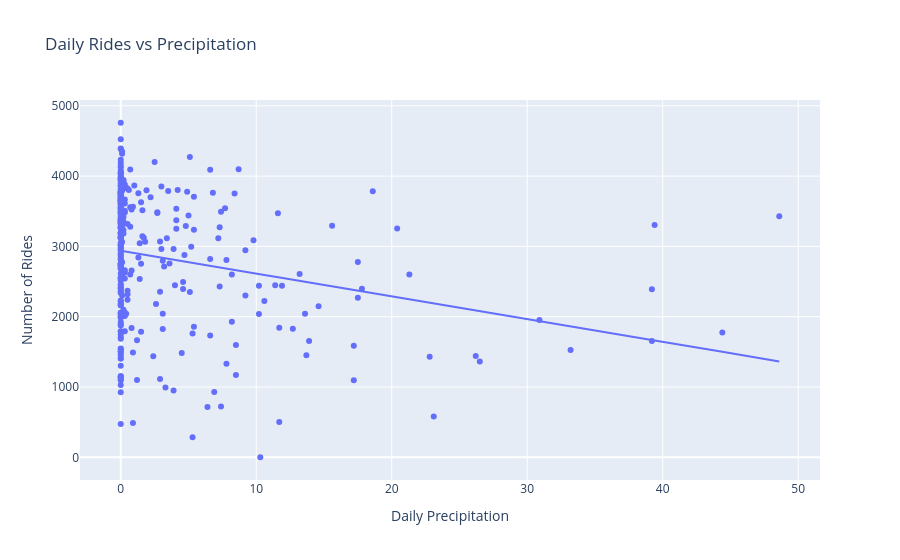

Write notebook code for a chart like this one.
### Code cell
fig = px.scatter(
    bike_weather_daily,
    x="precipitation_sum",
    y="number_of_rides",
    trendline="ols",
    title="Daily Rides vs Precipitation"
)

fig.update_layout(
    xaxis_title="Daily Precipitation",
    yaxis_title="Number of Rides"
)

fig.show()

### Figure 1 — Plotly figure (JSON) as saved in the notebook; plotly's stock layout.template omitted (floating-point values rounded to 4 significant figures; data arrays with more than 128 entries replaced by an {"elided": "..."} marker saying what was removed)
{"data": [{"hovertemplate": "precipitation_sum=%{x}<br>number_of_rides=%{y}<extra></extra>", "legendgroup": "", "marker": {"color": "#636efa", "symbol": "circle"}, "mode": "markers", "name": "", "orientation": "v", "showlegend": false, "type": "scatter", "x": {"elided": "335 float values"}, "xaxis": "x", "y": {"elided": "335 int values"}, "yaxis": "y"}, {"hovertemplate": "<b>OLS trendline</b><br>number_of_rides = -32.3684 * precipitation_sum + 2937.65<br>R<sup>2</sup>=0.061590<br><br>precipitation_sum=%{x}<br>number_of_rides=%{y} <b>(trend)</b><extra></extra>", "legendgroup": "", "marker": {"color": "#636efa", "symbol": "circle"}, "mode": "lines", "name": "", "showlegend": false, "type": "scatter", "x": {"elided": "335 float values"}, "xaxis": "x", "y": {"elided": "335 float values"}, "yaxis": "y"}], "layout": {"legend": {"tracegroupgap": 0}, "title": {"text": "Daily Rides vs Precipitation"}, "xaxis": {"anchor": "y", "domain": [0, 1], "title": {"text": "Daily Precipitation"}}, "yaxis": {"anchor": "x", "domain": [0, 1], "title": {"text": "Number of Rides"}}}}
